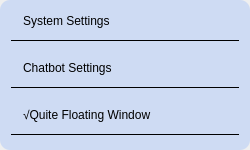
<?xml version="1.0" encoding="UTF-8"?>
<ui version="4.0">
 <class>WRobotSettingMenuClass</class>
 <widget class="QWidget" name="WRobotSettingMenuClass">
  <property name="geometry">
   <rect>
    <x>0</x>
    <y>0</y>
    <width>250</width>
    <height>150</height>
   </rect>
  </property>
  <property name="windowTitle">
   <string>WRobotSettingMenu</string>
  </property>
  <layout class="QGridLayout" name="gridLayout">
   <property name="leftMargin">
    <number>0</number>
   </property>
   <property name="topMargin">
    <number>0</number>
   </property>
   <property name="rightMargin">
    <number>0</number>
   </property>
   <property name="bottomMargin">
    <number>0</number>
   </property>
   <property name="spacing">
    <number>0</number>
   </property>
   <item row="0" column="0">
    <widget class="QFrame" name="frame">
     <property name="minimumSize">
      <size>
       <width>250</width>
       <height>150</height>
      </size>
     </property>
     <property name="maximumSize">
      <size>
       <width>250</width>
       <height>150</height>
      </size>
     </property>
     <property name="styleSheet">
      <string notr="true">QFrame{
	background-color: #CEDBF3;
	border-radius:10px
}

QLabel{
	background-color: rgb(0, 0, 0);
}

QPushButton{
	font: 14px &quot;微软雅黑&quot;;
	background-color: transparent;
	text-align:left;
	padding-left:12px;
	border:none;
	border-bottom:1px solid #000000
}</string>
     </property>
     <property name="frameShape">
      <enum>QFrame::StyledPanel</enum>
     </property>
     <property name="frameShadow">
      <enum>QFrame::Raised</enum>
     </property>
     <layout class="QVBoxLayout" name="verticalLayout">
      <property name="topMargin">
       <number>0</number>
      </property>
      <item>
       <widget class="QPushButton" name="pb_system">
        <property name="minimumSize">
         <size>
          <width>0</width>
          <height>40</height>
         </size>
        </property>
        <property name="text">
         <string>System Settings</string>
        </property>
       </widget>
      </item>
      <item>
       <widget class="QPushButton" name="pb_chatbot">
        <property name="minimumSize">
         <size>
          <width>0</width>
          <height>40</height>
         </size>
        </property>
        <property name="text">
         <string>Chatbot Settings</string>
        </property>
       </widget>
      </item>
      <item>
       <widget class="QPushButton" name="pb_quite">
        <property name="minimumSize">
         <size>
          <width>0</width>
          <height>40</height>
         </size>
        </property>
        <property name="text">
         <string>√Quite Floating Window</string>
        </property>
       </widget>
      </item>
     </layout>
    </widget>
   </item>
  </layout>
 </widget>
 <layoutdefault spacing="6" margin="11"/>
 <resources/>
 <connections/>
</ui>
